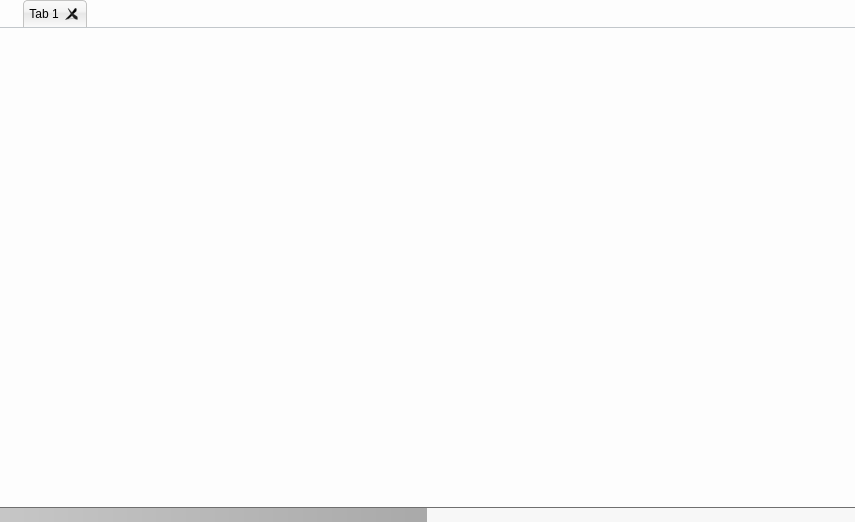
<?xml version="1.0" encoding="UTF-8"?>
<ui version="4.0">
 <class>LoginWebWidget</class>
 <widget class="QWidget" name="LoginWebWidget">
  <property name="geometry">
   <rect>
    <x>0</x>
    <y>0</y>
    <width>855</width>
    <height>522</height>
   </rect>
  </property>
  <property name="windowTitle">
   <string>LoginWebWidget</string>
  </property>
  <property name="styleSheet">
   <string notr="true">QWidget#LoginWebWidget {
	background-color: transparent;
}

QFrame#mainFrame {
	background-color: rgb(253, 253, 253);
}

QSplitter::handle {
	image: url(&quot;APPINSTALLDIRjsmodules/browserui/ui/splitter.png&quot;);
}

QProgressBar {
	border: 0px;
	border-top: 1px solid rgb(111, 111, 111);
	background-color: rgb(247, 247, 247);
}

QProgressBar::chunk {
	background-color: qlineargradient(spread:pad, x1:0, y1:1, x2:1, y2:1, stop:0.00568182 rgba(198, 198, 198, 255), stop:1 rgba(169, 169, 169, 255));
}

QTabWidget::pane {
	border: 0px;
	border-top: 1px solid #C2C7CB;
	background-color: transparent;
}

QTabWidget::tab-bar {
	 left: 23px;
}

QTabBar::tab {
	background: qlineargradient(x1: 0, y1: 0, x2: 0, y2: 1, stop: 0 #E1E1E1, stop: 0.4 #DDDDDD, stop: 0.5 #D8D8D8, stop: 1.0 #D3D3D3);
	border: 1px solid #C4C4C3;
	border-bottom: 0px;
	border-top-left-radius: 4px;
	border-top-right-radius: 4px;
	min-width: 8ex;
	padding: 3px;
	padding-left: 5px;
}

QTabBar::tab:selected, QTabBar::tab:hover {
	background: qlineargradient(x1: 0, y1: 0, x2: 0, y2: 1, stop: 0 #fafafa, stop: 0.4 #f4f4f4, stop: 0.5 #e7e7e7, stop: 1.0 #fafafa);
}

QTabBar::tab:selected {
	border-bottom: 0px;
}

QTabBar::close-button {
	image: url(&quot;APPINSTALLDIRjsmodules/browserui/ui/tab-close.png&quot;);
	subcontrol-position: right;
}

QTabBar::close-button:hover {
	image: url(&quot;APPINSTALLDIRjsmodules/browserui/ui/tab-close-hover.png&quot;);
}</string>
  </property>
  <layout class="QVBoxLayout" name="verticalLayout">
   <property name="spacing">
    <number>0</number>
   </property>
   <property name="margin">
    <number>0</number>
   </property>
   <item>
    <widget class="QFrame" name="mainFrame">
     <property name="frameShape">
      <enum>QFrame::NoFrame</enum>
     </property>
     <property name="frameShadow">
      <enum>QFrame::Raised</enum>
     </property>
     <property name="lineWidth">
      <number>0</number>
     </property>
     <layout class="QVBoxLayout" name="verticalLayout_2">
      <property name="margin">
       <number>0</number>
      </property>
      <item>
       <layout class="QHBoxLayout" name="controlLayout">
        <property name="rightMargin">
         <number>6</number>
        </property>
        <property name="bottomMargin">
         <number>0</number>
        </property>
       </layout>
      </item>
      <item>
       <widget class="QTabWidget" name="tabs">
        <property name="currentIndex">
         <number>0</number>
        </property>
        <property name="documentMode">
         <bool>false</bool>
        </property>
        <property name="tabsClosable">
         <bool>true</bool>
        </property>
        <widget class="QWidget" name="tab">
         <attribute name="title">
          <string>Tab 1</string>
         </attribute>
        </widget>
       </widget>
      </item>
     </layout>
    </widget>
   </item>
   <item>
    <widget class="QProgressBar" name="progressBar">
     <property name="minimumSize">
      <size>
       <width>0</width>
       <height>15</height>
      </size>
     </property>
     <property name="maximumSize">
      <size>
       <width>16777215</width>
       <height>15</height>
      </size>
     </property>
     <property name="value">
      <number>50</number>
     </property>
     <property name="textVisible">
      <bool>false</bool>
     </property>
    </widget>
   </item>
  </layout>
 </widget>
 <resources/>
 <connections/>
</ui>
